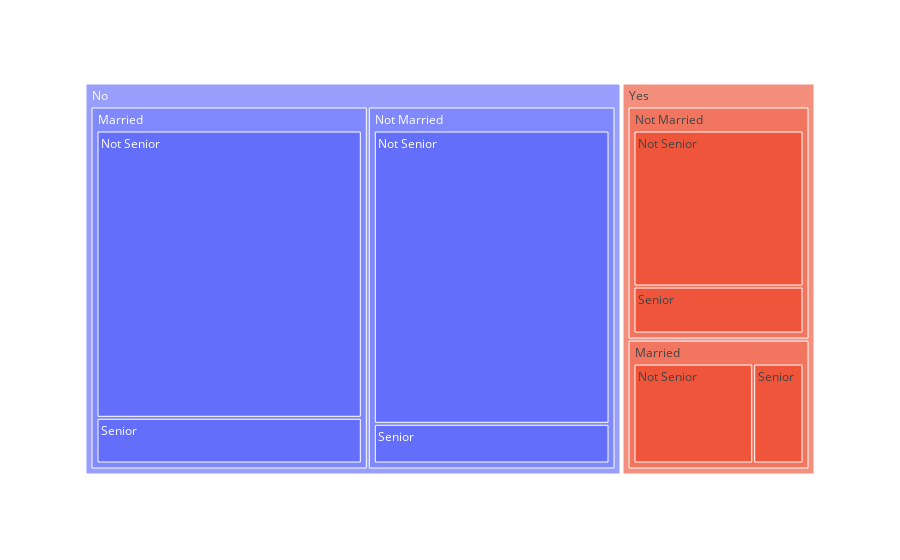

Write notebook code for a chart like this one.
### Code cell
# Treemap
treemap_df = churn_pd_df
treemap_df['Partner'].replace(to_replace='Yes', value='Married', inplace=True)
treemap_df['Partner'].replace(to_replace='No',  value='Not Married', inplace=True)
treemap_df['SeniorCitizen'].replace(to_replace=1, value='Senior', inplace=True)
treemap_df['SeniorCitizen'].replace(to_replace=0,  value='Not Senior', inplace=True)
fig = px.treemap(treemap_df, path = ['Churn','Partner','SeniorCitizen'])
fig.show()

### Figure 1 — Plotly figure (JSON) as saved in the notebook; plotly's stock layout.template omitted (floating-point values rounded to 4 significant figures)
{"data": [{"branchvalues": "total", "domain": {"x": [0, 1], "y": [0, 1]}, "hovertemplate": "labels=%{label}<br>count=%{value}<br>parent=%{parent}<br>id=%{id}<extra></extra>", "ids": ["No/Married/Not Senior", "Yes/Married/Not Senior", "No/Not Married/Not Senior", "Yes/Not Married/Not Senior", "No/Married/Senior", "Yes/Married/Senior", "No/Not Married/Senior", "Yes/Not Married/Senior", "No/Married", "Yes/Married", "No/Not Married", "Yes/Not Married", "No", "Yes"], "labels": ["Not Senior", "Not Senior", "Not Senior", "Not Senior", "Senior", "Senior", "Senior", "Senior", "Married", "Married", "Not Married", "Not Married", "No", "Yes"], "name": "", "parents": ["No/Married", "Yes/Married", "No/Not Married", "Yes/Not Married", "No/Married", "Yes/Married", "No/Not Married", "Yes/Not Married", "No", "Yes", "No", "Yes", "", ""], "type": "treemap", "values": [2358, 471, 2150, 922, 375, 198, 291, 278, 2733, 669, 2441, 1200, 5174, 1869]}], "layout": {"legend": {"tracegroupgap": 0}, "margin": {"t": 60}}}
